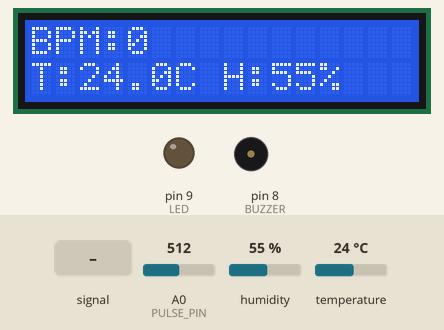
The sketch below on a simulated Arduino Uno, built with avr-gcc and run on an emulated ATmega328P. On the bench: 16×2 character LCD, output pins drawn as LEDs (lit = HIGH), buzzer (waves = sounding). The inputs (shaded band) are chosen by the test bench; at power-on: humidity 55 %, A0 (PULSE_PIN) = 512, temperature 24 °C. What the sketch prints to the serial monitor is not drawn.

Above: at 3.2 s.
3.3 s: A0 (PULSE_PIN) fed a 200 Hz sine of ±81 counts around its level
At 7.1 s:
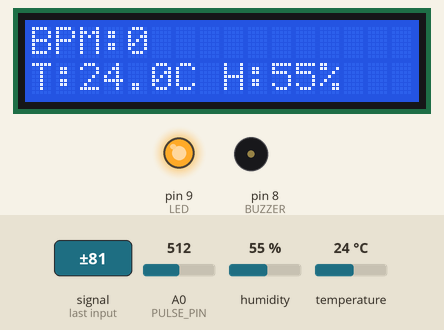
9.3 s: humidity set to 22 %
At 12.0 s:
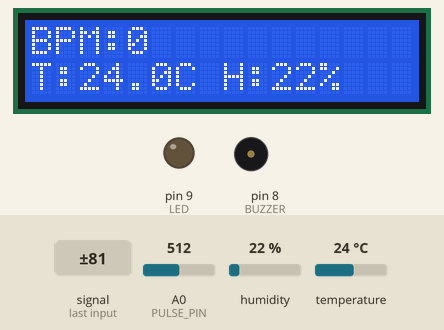
12.2 s: A0 (PULSE_PIN) set to 560
At 17.8 s:
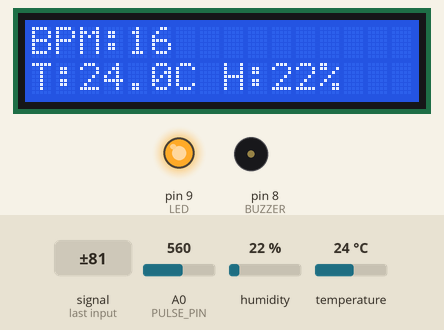
18.2 s: temperature set to 12 °C
At 19.6 s:
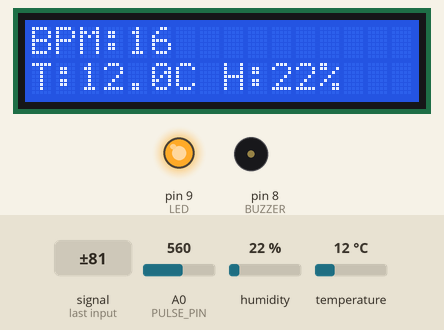
19.9 s: humidity set to 40 %
At 21.6 s:
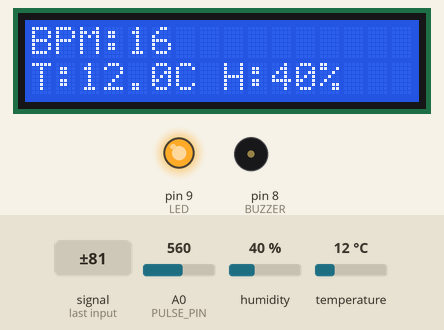
21.9 s: temperature set to 19 °C
At 23.6 s:
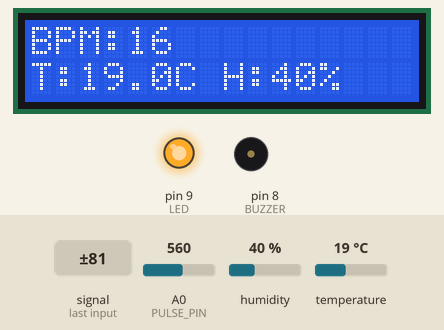
Timing chart, 0 to 25.1 s (numbered marks = the images above; inputs shaded):
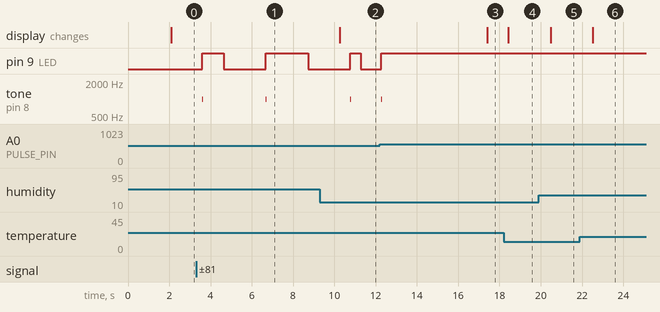

Measured:
- after the input at 3.3 s, pin 9 (LED): LOW → HIGH after 0.31 s, → LOW 1.0 s later, → HIGH 2.0 s later, → LOW 2.0 s later; tone on pin 8 (BUZZER): alternates 1000 Hz for 0.05 s and silent for 3.0 s, starting after 0.31 s
- after the input at 9.3 s, the display: changes after 0.97 s (image 2)
- after the input at 12.2 s, the display: changes after 5.2 s (image 3)
- after the input at 18.2 s, the display: changes after 0.23 s (image 4)
- after the input at 19.9 s, the display: changes after 0.58 s (image 5)
- after the input at 21.9 s, the display: changes after 0.62 s (image 6)

The sketch:

Heartbeat_Monitor.ino.ino
```cpp
// ---------------------------------------------------------
// Project: Heartbeat + Temperature & Humidity Monitor
// Board: Arduino UNO
// Sensors: Pulse Sensor (SEN11574) + DHT11
// Display: 16x2 LCD
// Author: Ujwal Lekurwale
// ---------------------------------------------------------

#include <LiquidCrystal.h>
#include "DHT.h"

#define DHTPIN 7          // DHT11 data pin connected to digital pin 7
#define DHTTYPE DHT11
#define PULSE_PIN A0      // Pulse sensor connected to analog pin A0
#define BUZZER 8          // Buzzer on digital pin 8 (optional alert)
#define LED 9              // LED indicator for heartbeat

DHT dht(DHTPIN, DHTTYPE);
LiquidCrystal lcd(12, 11, 5, 4, 3, 2); // RS, E, D4, D5, D6, D7

// Variables for heart rate
int signal;
int threshold = 550;
bool beat = false;
unsigned long lastBeatTime = 0;
int bpm = 0;
int beatCount = 0;
unsigned long startTime = 0;

void setup() {
  Serial.begin(9600);
  lcd.begin(16, 2);
  dht.begin();

  pinMode(BUZZER, OUTPUT);
  pinMode(LED, OUTPUT);

  lcd.setCursor(0, 0);
  lcd.print("Health Monitor");
  lcd.setCursor(0, 1);
  lcd.print("Initializing...");
  delay(2000);
  lcd.clear();

  startTime = millis();
}

void loop() {
  // --- Heartbeat Sensor ---
  signal = analogRead(PULSE_PIN);

  if (signal > threshold && !beat) {
    beat = true;
    digitalWrite(LED, HIGH);
    beatCount++;
    tone(BUZZER, 1000, 50); // short beep
  }

  if (signal < threshold) {
    beat = false;
    digitalWrite(LED, LOW);
  }

  // Calculate BPM every 15 seconds
  if (millis() - startTime >= 15000) {
    bpm = (beatCount * 4); // beats in 15s * 4 = BPM
    beatCount = 0;
    startTime = millis();
  }

  // --- Temperature & Humidity ---
  float temperature = dht.readTemperature();
  float humidity = dht.readHumidity();

  // --- Display on LCD ---
  lcd.setCursor(0, 0);
  lcd.print("BPM:");
  lcd.print(bpm);
  lcd.print("   ");

  lcd.setCursor(0, 1);
  lcd.print("T:");
  lcd.print(temperature, 1);
  lcd.print("C ");
  lcd.print("H:");
  lcd.print(humidity, 0);
  lcd.print("%");

  // --- Serial Monitor ---
  Serial.print("BPM: "); Serial.print(bpm);
  Serial.print(" | Temp: "); Serial.print(temperature);
  Serial.print("°C | Humidity: "); Serial.print(humidity);
  Serial.println("%");

  delay(500);
}
```
